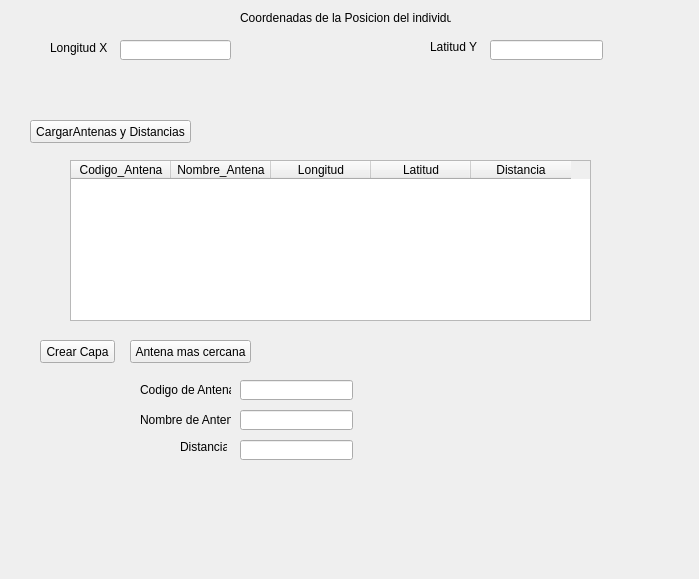
<?xml version="1.0" encoding="UTF-8"?>
<ui version="4.0">
 <class>AntenasMovilesDockWidgetBase</class>
 <widget class="QDockWidget" name="AntenasMovilesDockWidgetBase">
  <property name="geometry">
   <rect>
    <x>0</x>
    <y>0</y>
    <width>699</width>
    <height>579</height>
   </rect>
  </property>
  <property name="windowTitle">
   <string>AntenasMoviles</string>
  </property>
  <widget class="QWidget" name="dockWidgetContents">
   <widget class="QLineEdit" name="txt_x">
    <property name="geometry">
     <rect>
      <x>120</x>
      <y>40</y>
      <width>111</width>
      <height>20</height>
     </rect>
    </property>
   </widget>
   <widget class="QLineEdit" name="txt_y">
    <property name="geometry">
     <rect>
      <x>490</x>
      <y>40</y>
      <width>113</width>
      <height>20</height>
     </rect>
    </property>
   </widget>
   <widget class="QLabel" name="label">
    <property name="geometry">
     <rect>
      <x>50</x>
      <y>40</y>
      <width>61</width>
      <height>16</height>
     </rect>
    </property>
    <property name="text">
     <string>Longitud X</string>
    </property>
   </widget>
   <widget class="QLabel" name="label_2">
    <property name="geometry">
     <rect>
      <x>430</x>
      <y>40</y>
      <width>47</width>
      <height>13</height>
     </rect>
    </property>
    <property name="text">
     <string>Latitud Y</string>
    </property>
   </widget>
   <widget class="QLabel" name="label_3">
    <property name="geometry">
     <rect>
      <x>240</x>
      <y>10</y>
      <width>211</width>
      <height>16</height>
     </rect>
    </property>
    <property name="text">
     <string>Coordenadas de la Posicion del individuo:</string>
    </property>
   </widget>
   <widget class="QgsFileWidget" name="qfw_selector">
    <property name="geometry">
     <rect>
      <x>30</x>
      <y>90</y>
      <width>621</width>
      <height>27</height>
     </rect>
    </property>
   </widget>
   <widget class="QPushButton" name="btn_cargar">
    <property name="geometry">
     <rect>
      <x>30</x>
      <y>120</y>
      <width>161</width>
      <height>23</height>
     </rect>
    </property>
    <property name="text">
     <string>CargarAntenas y Distancias</string>
    </property>
   </widget>
   <widget class="QTableWidget" name="qtw_tabla">
    <property name="geometry">
     <rect>
      <x>70</x>
      <y>160</y>
      <width>521</width>
      <height>161</height>
     </rect>
    </property>
    <column>
     <property name="text">
      <string>Codigo_Antena</string>
     </property>
    </column>
    <column>
     <property name="text">
      <string>Nombre_Antena</string>
     </property>
    </column>
    <column>
     <property name="text">
      <string>Longitud</string>
     </property>
    </column>
    <column>
     <property name="text">
      <string>Latitud</string>
     </property>
    </column>
    <column>
     <property name="text">
      <string>Distancia</string>
     </property>
    </column>
   </widget>
   <widget class="QPushButton" name="btn_crearcapa">
    <property name="geometry">
     <rect>
      <x>40</x>
      <y>340</y>
      <width>75</width>
      <height>23</height>
     </rect>
    </property>
    <property name="text">
     <string>Crear Capa</string>
    </property>
   </widget>
   <widget class="QPushButton" name="btn_cercana">
    <property name="geometry">
     <rect>
      <x>130</x>
      <y>340</y>
      <width>121</width>
      <height>23</height>
     </rect>
    </property>
    <property name="text">
     <string>Antena mas cercana</string>
    </property>
   </widget>
   <widget class="QLineEdit" name="txt_codigo">
    <property name="geometry">
     <rect>
      <x>240</x>
      <y>380</y>
      <width>113</width>
      <height>20</height>
     </rect>
    </property>
   </widget>
   <widget class="QLineEdit" name="txt_nombre">
    <property name="geometry">
     <rect>
      <x>240</x>
      <y>410</y>
      <width>113</width>
      <height>20</height>
     </rect>
    </property>
   </widget>
   <widget class="QLineEdit" name="txt_distancia">
    <property name="geometry">
     <rect>
      <x>240</x>
      <y>440</y>
      <width>113</width>
      <height>20</height>
     </rect>
    </property>
   </widget>
   <widget class="QLabel" name="label_4">
    <property name="geometry">
     <rect>
      <x>140</x>
      <y>380</y>
      <width>91</width>
      <height>20</height>
     </rect>
    </property>
    <property name="text">
     <string>Codigo de Antena</string>
    </property>
   </widget>
   <widget class="QLabel" name="label_5">
    <property name="geometry">
     <rect>
      <x>140</x>
      <y>410</y>
      <width>91</width>
      <height>20</height>
     </rect>
    </property>
    <property name="text">
     <string>Nombre de Antena</string>
    </property>
   </widget>
   <widget class="QLabel" name="label_6">
    <property name="geometry">
     <rect>
      <x>180</x>
      <y>440</y>
      <width>47</width>
      <height>13</height>
     </rect>
    </property>
    <property name="text">
     <string>Distancia</string>
    </property>
   </widget>
   <widget class="QLabel" name="lbl_foto">
    <property name="geometry">
     <rect>
      <x>410</x>
      <y>350</y>
      <width>171</width>
      <height>141</height>
     </rect>
    </property>
    <property name="text">
     <string/>
    </property>
    <property name="scaledContents">
     <bool>true</bool>
    </property>
   </widget>
  </widget>
 </widget>
 <customwidgets>
  <customwidget>
   <class>QgsFileWidget</class>
   <extends>QWidget</extends>
   <header>qgsfilewidget.h</header>
  </customwidget>
 </customwidgets>
 <resources/>
 <connections/>
</ui>
